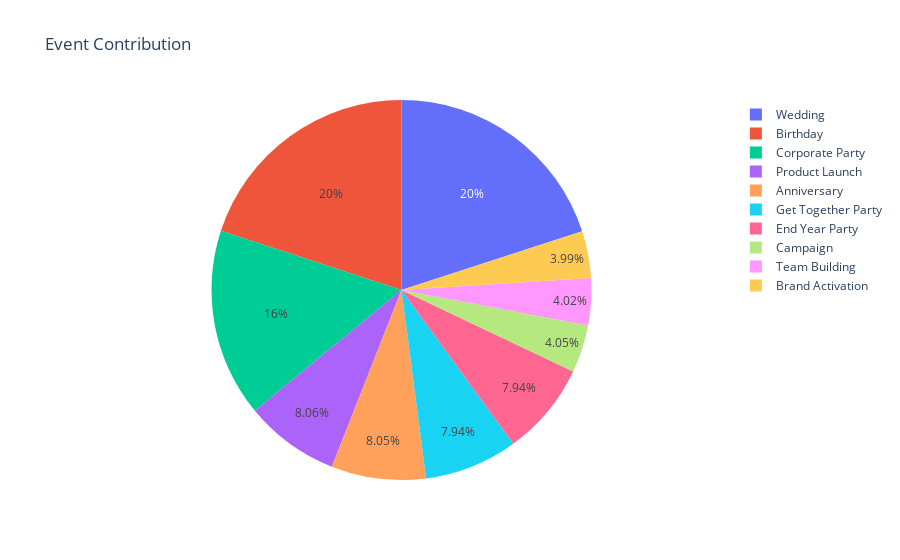

Notebook cell for this chart:
### Code cell
fig = px.pie(df, values='bookingid',names='event',title='Event Contribution')
fig.show()

### Figure 1 — Plotly figure (JSON) as saved in the notebook; plotly's stock layout.template omitted (floating-point values rounded to 4 significant figures)
{"data": [{"domain": {"x": [0, 1], "y": [0, 1]}, "hovertemplate": "event=%{label}<br>bookingid=%{value}<extra></extra>", "labels": ["Birthday", "Wedding", "Corporate Party", "Get Together Party", "End Year Party", "End Year Party", "Get Together Party", "Birthday", "Wedding", "Brand Activation", "Corporate Party", "Birthday", "Birthday", "Wedding", "Anniversary", "Product Launch", "Team Building", "Corporate Party", "Wedding", "Wedding", "Birthday", "Corporate Party", "Anniversary", "Product Launch", "Campaign"], "legendgroup": "", "name": "", "showlegend": true, "type": "pie", "values": [1001, 1002, 1003, 1004, 1005, 1006, 1007, 1008, 1009, 1010, 1011, 1012, 1013, 1014, 1015, 1016, 1017, 1018, 1019, 1020, 1021, 1022, 1023, 1024, 1025]}], "layout": {"legend": {"tracegroupgap": 0}, "title": {"text": "Event Contribution"}}}
